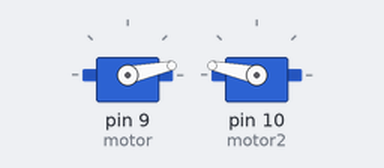
Bench run of a sketch on a simulated Arduino Uno, built with avr-gcc and run on an emulated ATmega328P. Parts: 2 × servo.

Above: at 1.25 s.
At 9.1 s:
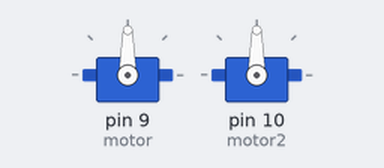
At 16.6 s:
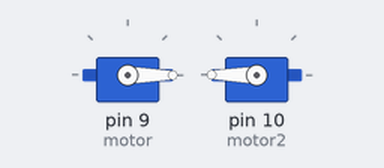
At 30.44 s:
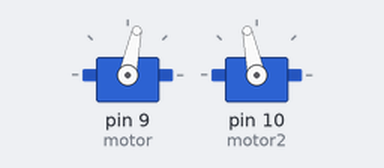
Timing chart, 0 to 40.0 s (numbered marks = the images above):
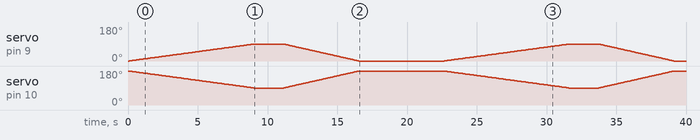

Measured:
- by itself, servo on pin 10 (motor2): 180° → 179° at 0.10 s, → 178° 0.10 s later, → 177° 0.10 s later, → 176° 0.10 s later, … (360 changes in this stretch)

The sketch:

0001-Servo_MirrorServoControl.ino
```cpp
#include "Servo.h"
Servo motor;
Servo motor2;
Servo motor3;


void setup() {
 motor.attach(9);
 motor2.attach(10);
//  motor3.attach(6);
 motor.write(0);
 motor2.write(180);
}

void loop() {
//  for (int i = 9; i >= 0; i--){
//   motor.write(i * 20);
//   delay(1000);
//  }
int sudut = 180;
int pos = 0;


//  for (int i = 9; i >= 0; i--){
//   motor2.write(i * 20);
//   delay(1000);
//  }

  for(pos=0;pos<=90; pos+=1){
    motor.write(pos);
    // motor3.write(pos);
    motor2.write(180-pos);

    delay(100);
  }

 delay(1000);
//  for(pos=0;pos<=90; pos+=1){
//     motor2.write(pos);
//     // motor3.write(pos);
//     // motor2.write(180-pos);

//     delay(100);
//   }
//  delay(2000);

// //  for(int pos=90;pos >=0; pos--){
// //    motor2.write(pos);
// //   //  motor3.write(pos);
// //   //  motor2.write(180-pos);

// //    delay(60);

// //  }
 delay(1000);
 for(int pos=90;pos >=0; pos--){
   motor.write(pos);
  //  motor3.write(pos);
   motor2.write(180-pos);

   delay(60);

 }

 delay(6000);
}
```
